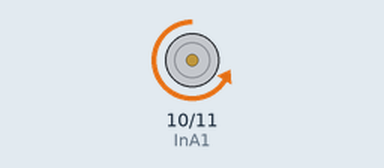
The sketch below on a simulated Arduino Uno, built with avr-gcc and run on an emulated ATmega328P. On the bench: motor-driver pin pairs drawn as motors (green arrow = first pin HIGH = forward, orange = second pin HIGH = backward, longer = more drive, scaled by the enable pin).

Above: at 2.5 s.
At 6.0 s:
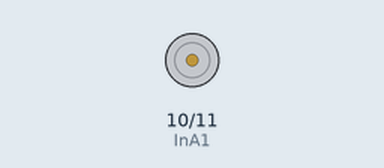
At 9.5 s:
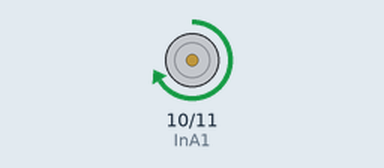
Timing chart, 0 to 15.6 s (numbered marks = the images above):
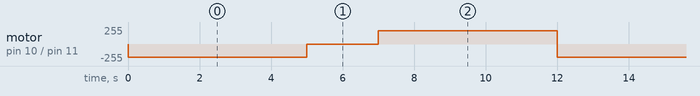

Measured:
- by itself, motor on pin 10 (InA1) / pin 11 (InB1): repeats every 12.0 s: stopped 2.0 s, forward 200/255 5.0 s, backward 200/255 5.0 s

The sketch:

Basic_PID_controller.ino
```cpp
//From Lets Make Robots website
// MD03A_Motor_basic
// Test MD03a / Pololu motor

#define InA1            10                  // INA motor pin
#define InB1            11                  // INB motor pin
#define PWM1            6                   // PWM motor pin

void setup() {
 pinMode(InA1, OUTPUT);
 pinMode(InB1, OUTPUT);
 pinMode(PWM1, OUTPUT);
}

void loop() {
 motorForward(200);                        //(25%=64; 50%=127; 100%=255)
 delay(5000);

 motorStop();
 delay(2000);

 motorBackward(200);
 delay(5000);
}

void motorForward(int PWM_val)  {
 analogWrite(PWM1, PWM_val);
 digitalWrite(InA1, LOW);
 digitalWrite(InB1, HIGH);
}

void motorBackward(int PWM_val)  {
 analogWrite(PWM1, PWM_val);
 digitalWrite(InA1, HIGH);
 digitalWrite(InB1, LOW);
}

void motorStop()  {
 analogWrite(PWM1, 0);
 digitalWrite(InA1, LOW);
 digitalWrite(InB1, LOW);
}
```
